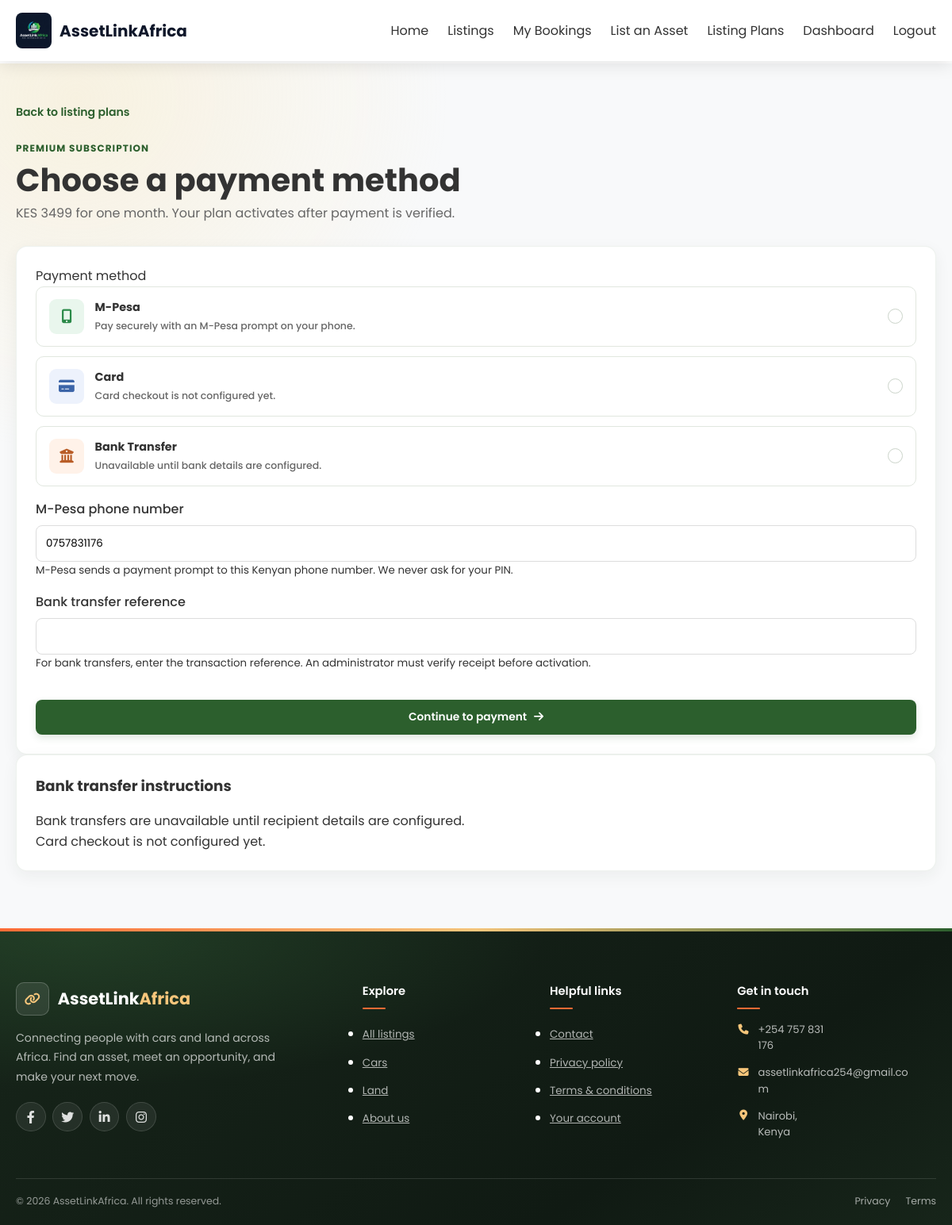
Page /payments/subscriptions/premium/checkout/ (signed in) on the committed database.
### listings/models.py (models this page shows, shortened)
class SubscriptionPlan(models.Model):
    CODE_CHOICES = (
        ('basic', 'Basic'),
        ('premium', 'Premium'),
        ('featured', 'Featured'),
    )
    code = models.CharField(
        max_length=20,
        choices=CODE_CHOICES,
        unique=True
    )
    minimum_listings = models.PositiveIntegerField(default=1)
    maximum_listings = models.PositiveIntegerField(
        null=True,
        blank=True
    )
    monthly_price = models.DecimalField(
        max_digits=8,
        decimal_places=2,
        default=0
    )
    is_active = models.BooleanField(default=True)
    class Meta:
        ordering = ('monthly_price', 'minimum_listings')
        constraints = [
            models.CheckConstraint(
                condition=(
                    Q(maximum_listings__isnull=True)
                    | Q(maximum_listings__gte=models.F('minimum_listings'))
                ),
                name='subscription_plan_valid_listing_range',
            ),
        ]

### users/models.py (models this page shows, shortened)
class User(AbstractUser):
    phone_number = models.CharField(
        max_length=20,
        blank=True
    )
    email_verified = models.BooleanField(default=False)
    phone_verified = models.BooleanField(default=False)
    profile_image = models.ImageField(
        upload_to='profiles/',
        blank=True,
        null=True
    )
    is_verified = models.BooleanField(
        default=False
    )

### payments/views.py (the view, shortened to what this page needs)
@login_required
def subscription_checkout(request, plan_code):
    plan = get_object_or_404(
        SubscriptionPlan,
        code=plan_code,
        is_active=True,
    )
    if plan.code == 'basic' or plan.monthly_price <= 0:
        return redirect('subscription_plans')
    bank_transfer = _bank_transfer_details()
    form = SubscriptionCheckoutForm(
        request.POST or None,
        initial={'phone_number': request.user.phone_number},
    )
    listing_count = request.user.listings.count()
    return render(
        request,
        'payments/subscription-checkout.html',
        {
            'plan': plan,
            'form': form,
            'bank_transfer': bank_transfer,
            'stripe_configured': bool(
                settings.STRIPE_SECRET_KEY and settings.STRIPE_WEBHOOK_SECRET
            ),
        },
    )

### payments/subscription_forms.py (shortened to what this page needs)
class SubscriptionCheckoutForm(forms.Form):
    payment_method = forms.ChoiceField(
        choices=Payment.PAYMENT_METHODS,
        widget=forms.RadioSelect,
    )
    phone_number = forms.CharField(
        label='M-Pesa phone number',
        max_length=16,
        required=False,
        widget=forms.TextInput(attrs={
            'autocomplete': 'tel',
            'inputmode': 'tel',
            'placeholder': '+254 712 345 678',
        }),
    )
    bank_transfer_reference = forms.CharField(
        label='Bank transfer reference',
        max_length=100,
        required=False,
    )

### payments/views.py (called while the page is built)
def _bank_transfer_details():
    return {
        'bank_name': settings.BANK_TRANSFER_BANK_NAME,
        'account_name': settings.BANK_TRANSFER_ACCOUNT_NAME,
        'account_number': settings.BANK_TRANSFER_ACCOUNT_NUMBER,
        'branch': settings.BANK_TRANSFER_BRANCH,
        'swift_code': settings.BANK_TRANSFER_SWIFT_CODE,
        'instructions': settings.BANK_TRANSFER_INSTRUCTIONS,
        'configured': all(
            getattr(settings, name, '')
            for name in _BANK_TRANSFER_SETTING_NAMES
        ),
    }

### payments/templates/payments/subscription-checkout.html (shortened to what this page needs)
{% extends 'core/base.html' %}
{% block content %}
<section class="booking-page">
    <div class="container">
        <a class="booking-back-link" href="{% url 'subscription_plans' %}">Back to listing plans</a>
        <header class="booking-page-header">
            <div>
                <span class="booking-eyebrow">{{ plan.get_code_display }} subscription</span>
                <h1>Choose a payment method</h1>
                <p>KES {{ plan.monthly_price|floatformat:0 }} for one month. Your plan activates after payment is verified.</p>
            </div>
        </header>
        <section class="checkout-panel">
            <form method="post" class="checkout-form">
                <fieldset class="form-group payment-methods">
                    <legend>Payment method</legend>
                    {% for radio in form.payment_method %}
                        <label class="payment-method" for="{{ radio.id_for_label }}">
                            {% if radio.data.value == 'mpesa' %}
                                <span class="payment-method-icon mpesa-icon">
                                    <i class="fas fa-mobile-screen-button" aria-hidden="true"></i>
                                </span>
                                <span class="payment-method-copy">
                                    <strong>{{ radio.choice_label }}</strong>
                                    <small>Pay securely with an M-Pesa prompt on your phone.</small>
                                </span>
                            {% elif radio.data.value == 'card' %}
                                <span class="payment-method-icon card-icon">
                                    <i class="fas fa-credit-card" aria-hidden="true"></i>
                                </span>
                                <span class="payment-method-copy">
                                    <strong>{{ radio.choice_label }}</strong>
                                    <small>
                                        {% if stripe_configured %}
                                            Pay securely by credit or debit card.
                                        {% else %}
                                            Card checkout is not configured yet.
                                        {% endif %}
                                    </small>
                                </span>
                            {% else %}
                                <span class="payment-method-icon bank-icon">
                                    <i class="fas fa-building-columns" aria-hidden="true"></i>
                                </span>
                                <span class="payment-method-copy">
                                    <strong>{{ radio.choice_label }}</strong>
                                    <small>
                                        {% if bank_transfer.configured %}
                                            Transfer funds and enter your transaction reference.
                                        {% else %}
                                            Unavailable until bank details are configured.
                                        {% endif %}
                                    </small>
                                </span>
                            {% endif %}
                            <span class="payment-method-check">
                                <i class="fas fa-check" aria-hidden="true"></i>
                            </span>
                        </label>
                    {% endfor %}
                </fieldset>
                <div class="form-group">
                    <label for="{{ form.phone_number.id_for_label }}">{{ form.phone_number.label }}</label>
                    {{ form.phone_number }}
                    <small>M-Pesa sends a payment prompt to this Kenyan phone number. We never ask for your PIN.</small>
                </div>
                <div class="form-group">
                    <label for="{{ form.bank_transfer_reference.id_for_label }}">{{ form.bank_transfer_reference.label }}</label>
                    {{ form.bank_transfer_reference }}
                    <small>For bank transfers, enter the transaction reference. An administrator must verify receipt before activation.</small>
                </div>
                <button class="booking-action checkout-submit" type="submit">
                    Continue to payment <i class="fas fa-arrow-right" aria-hidden="true"></i>
                </button>
            </form>
        </section>
        <aside class="checkout-summary">
            <h2>Bank transfer instructions</h2>
            {% if bank_transfer.configured %}
                <p><strong>Bank:</strong> {{ bank_transfer.bank_name }}</p>
                <p><strong>Account name:</strong> {{ bank_transfer.account_name }}</p>
                <p><strong>Account number:</strong> {{ bank_transfer.account_number }}</p>
                {% if bank_transfer.branch %}<p><strong>Branch:</strong> {{ bank_transfer.branch }}</p>{% endif %}
                {% if bank_transfer.swift_code %}<p><strong>SWIFT:</strong> {{ bank_transfer.swift_code }}</p>{% endif %}
                {% if bank_transfer.instructions %}<p>{{ bank_transfer.instructions }}</p>{% endif %}
            {% else %}
                <p>Bank transfers are unavailable until recipient details are configured.</p>
            {% endif %}
            {% if not stripe_configured %}
                <p>Card checkout is not configured yet.</p>
            {% endif %}
        </aside>
    </div>
</section>
{% endblock %}

### static/css/main.css (style rules this page uses)
:root { --primary-color: #2c5f2d; --secondary-color: #ff6b35; --accent-color: #f7e3af; --dark-bg: #1a1a1a; --light-bg: #f8f9fa; --text-dark: #333; --text-light: #666; --white: #fff; --shadow: 0 5px 20px rgba(0,0,0,0.1); --transition: all 0.3s ease; }
* { margin: 0; padding: 0; box-sizing: border-box; }
body { font-family: 'Poppins', sans-serif; color: var(--text-dark); line-height: 1.6; }
.container { max-width: 1200px; margin: 0 auto; padding: 0 20px; }
.form-group { display: flex; flex-direction: column; }
.form-group label { margin-bottom: 0.5rem; font-weight: 500; }
.form-group input, .form-group select, .form-group textarea { padding: 0.75rem; border: 1px solid #ddd; border-radius: 8px; font-family: inherit; }
.booking-page { min-height: calc(100vh - 80px); margin-top: 80px; padding: 3rem 0 4.5rem; background: radial-gradient(ellipse at 8% 4%, rgba(247, 227, 175, 0.34), transparent 30%), var(--light-bg); }
.booking-page-header { display: flex; justify-content: space-between; align-items: flex-end; gap: 2rem; margin-bottom: 1.75rem; }
.booking-eyebrow { display: inline-block; margin-bottom: 0.45rem; color: var(--primary-color); font-size: 0.75rem; font-weight: 700; letter-spacing: 0.09em; text-transform: uppercase; }
.booking-page-header h1 { margin-bottom: 0.35rem; color: var(--text-dark); font-size: clamp(1.8rem, 4vw, 2.5rem); line-height: 1.2; }
.booking-page-header p { color: var(--text-light); }
.booking-secondary-link, .booking-back-link { display: inline-flex; align-items: center; justify-content: center; gap: 0.5rem; color: var(--primary-color); font-size: 0.88rem; font-weight: 600; text-decoration: none; }
.booking-back-link { margin-bottom: 1.25rem; }
.booking-action { display: inline-flex; align-items: center; justify-content: center; gap: 0.55rem; min-height: 2.8rem; padding: 0.7rem 1rem; border: 0; border-radius: 8px; background: var(--primary-color); color: var(--white); font: inherit; font-size: 0.86rem; font-weight: 600; text-align: center; text-decoration: none; cursor: pointer; box-shadow: 0 4px 10px rgba(44, 95, 45, 0.15); transition: var(--transition); }
.checkout-panel, .checkout-summary { padding: 1.5rem; border: 1px solid rgba(44, 95, 45, 0.08); border-radius: 14px; background: var(--white); box-shadow: 0 6px 20px rgba(26, 55, 27, 0.06); }
.checkout-panel-heading h2, .checkout-summary h2 { margin-bottom: 0.15rem; color: var(--text-dark); font-size: 1.15rem; }
.payment-methods { display: grid; gap: 0.75rem; margin: 0; padding: 0; border: 0; }
.payment-method { position: relative; display: flex; align-items: center; gap: 0.85rem; min-height: 76px; padding: 0.8rem 1rem; border: 1px solid #e1e7df; border-radius: 10px; background: #fff; color: #333; cursor: pointer; transition: border-color 0.2s ease, background 0.2s ease, box-shadow 0.2s ease; }
.payment-methods .payment-method { display: flex; margin: 0; }
.payment-method-icon { display: inline-flex; align-items: center; justify-content: center; flex: 0 0 2.75rem; width: 2.75rem; height: 2.75rem; border-radius: 9px; font-size: 1.1rem; }
.mpesa-icon { background: #e9f6ed; color: #2b8a49; }
.card-icon { background: #edf2fc; color: #3c65a8; }
.bank-icon { background: #fff2e9; color: #b95d27; }
.payment-method-copy { display: flex; flex-direction: column; gap: 0.15rem; }
.payment-method-copy strong { color: var(--text-dark); font-size: 0.9rem; }
.payment-method-copy small { color: var(--text-light); font-size: 0.78rem; }
.payment-method-check { display: inline-flex; align-items: center; justify-content: center; width: 1.2rem; height: 1.2rem; margin-left: auto; border: 1px solid #cbd4ca; border-radius: 50%; color: transparent; font-size: 0.6rem; }
.checkout-submit { width: 100%; margin-top: 1.2rem; }
.checkout-summary h2 { margin-bottom: 1rem; }
.form-group { margin-bottom: 1rem; }
.form-group label { display: block; margin-bottom: 0.5rem; font-weight: 500; color: #333; }
.form-group input, .form-group select, .form-group textarea { width: 100%; padding: 0.75rem; border: 1px solid #ddd; border-radius: 8px; font-family: inherit; }

### rows in the picture
SubscriptionPlan: code "PREMIUM", monthly_price "3499"
User: phone_number "0757831176"

### other values in the picture
{{ radio.choice_label }} "M-Pesa"
{{ radio.choice_label }} "Card"
{{ radio.choice_label }} "Bank Transfer"
